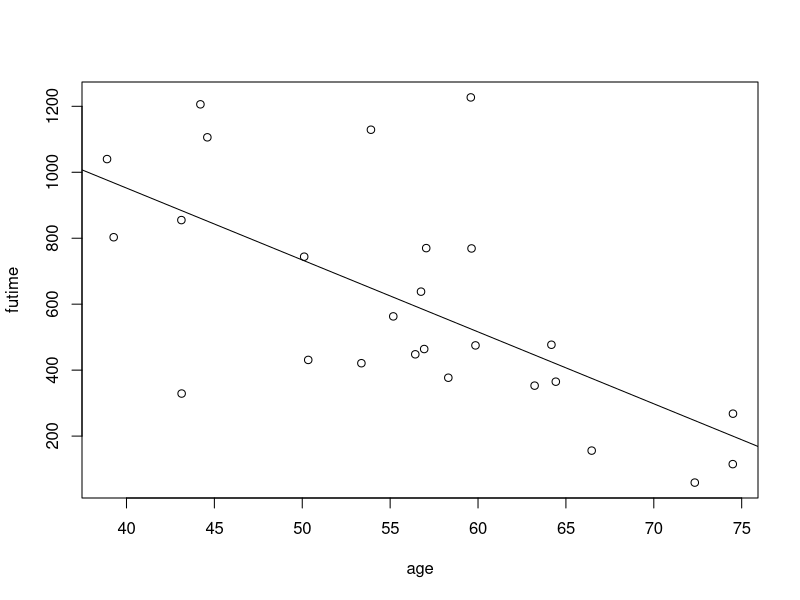
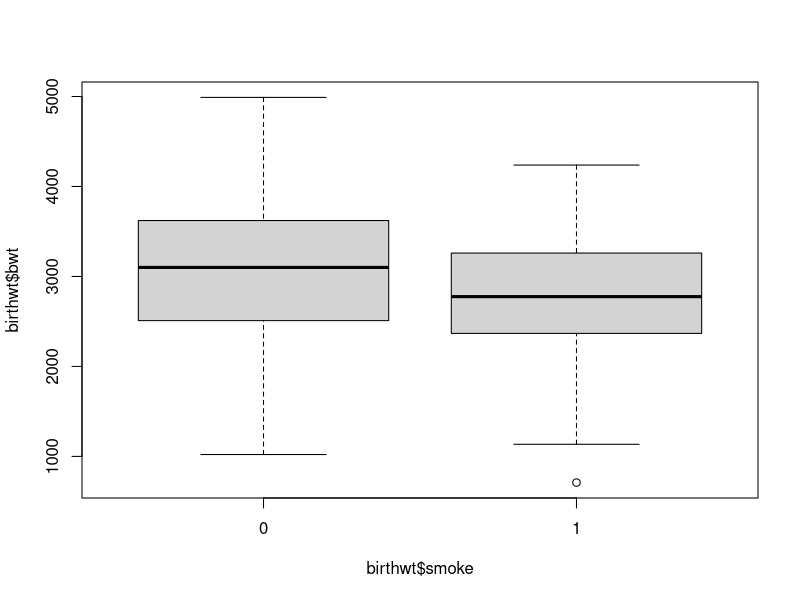
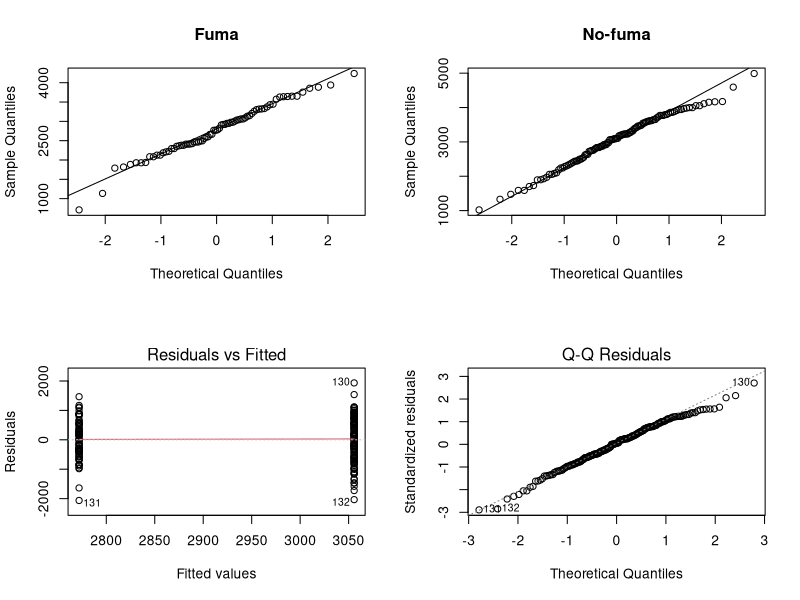
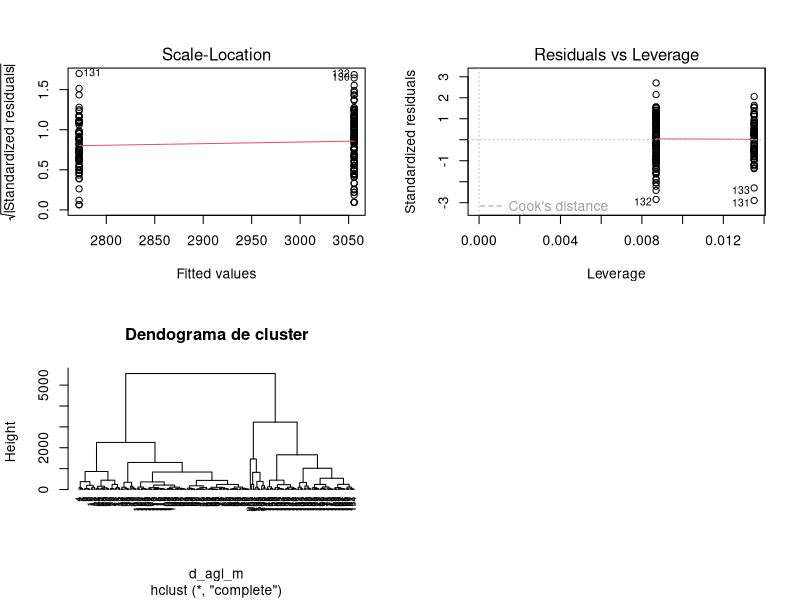

R code for these plots, in order:
## ---- chunk 1
library(survival)
data(ovarian)
head(ovarian)
## ---- chunk 2
#vemos la correlación que hay entre las variables
cor(x=ovarian, method="pearson")
## ---- chunk 3
#calculamos el coeficiente de correlación entre estas dos variables
cor(ovarian[,c("age","futime")], use = "complete")
## ---- chunk 4
#Generamos el modelo lineal correspondiente a la estimación por mínimos cuadrados
regre_lineal1 <- lm(futime~age, data=ovarian)
summary(regre_lineal1)
## ---- chunk 5
lm(formula = futime ~ age, data = ovarian)
## ---- chunk 6
#Realizamos la recta de minimos cuadrados
plot(ovarian$age, ovarian$futime, xlab="age", ylab="futime")
abline(regre_lineal1)
## ---- chunk 7
#vemos la correlación que hay entre las variables
cor(x=ovarian, method="pearson")
## ---- chunk 8
#Generamos el modelo de regrasión múltiple
mrm_ovarian <- lm(ovarian$futime
                  ~ovarian$fustat+ovarian$age+ovarian$resid.ds+ovarian$rx+
                    ovarian$ecog.ps,data=ovarian)
summary(mrm_ovarian)
## ---- chunk 9
step(object=mrm_ovarian, direction = "both", trace=1)
## ---- chunk 10
#Ejecutamos de nuevo el modelo
mrm_ovarian_predictores <- (lm(formula=ovarian$futime~ovarian$fustat+                                             ovarian$age+ovarian$rx+ovarian$ecog.ps, 
                               data = ovarian))
summary(mrm_ovarian_predictores)
## ---- chunk 11
library(MASS)
data("birthwt")
head(birthwt)
## ---- chunk 12
#creamos los vectores con los datos que queremos estudiar
fuma <- c(birthwt$smoke)
peso <- c(birthwt$bwt)
#definimos el conjunto de datos
df_birthwt_fuma <- data.frame(fuma, peso)
head(df_birthwt_fuma)
#numero de observaciones por grupo
table(df_birthwt_fuma$fuma)


## ---- chunk 13
#Media de los pesos por raza
aggregate(peso~fuma, data = df_birthwt_fuma, FUN = mean)

#Lo representamos graficamente para ver si existen asimetrias
#puntos atípicos u otras diferencias
boxplot(birthwt$bwt~birthwt$smoke, data = birthwt, id.method="y")

## ---- chunk 14
par(mfrow=c(2,2))
qqnorm(df_birthwt_fuma[df_birthwt_fuma$fuma==1,"peso"],main="Fuma")
qqline(df_birthwt_fuma[df_birthwt_fuma$fuma==1,"peso"])
qqnorm(df_birthwt_fuma[df_birthwt_fuma$fuma==0,"peso"],main="No-fuma")
qqline(df_birthwt_fuma[df_birthwt_fuma$fuma==0,"peso"])
## ---- chunk 15
#Estudio de la normalidad, Test Kolmogorov-Smirnov
require(nortest)
by(data=df_birthwt_fuma, INDICES = 
     df_birthwt_fuma$fuma, FUN = function(x){lillie.test(x$peso)})
## ---- chunk 16
#Test Fligner-Killen para evaluar homocedasticidad
fligner.test(df_birthwt_fuma$fuma~df_birthwt_fuma$peso)



## ---- chunk 17
#Análisis de ANOVA

anova_birthwt <- 
  aov(df_birthwt_fuma$peso~df_birthwt_fuma$fuma, data=df_birthwt_fuma)
summary(anova_birthwt)
plot(anova_birthwt)
## ---- chunk 18
#Agrupamiento jerárquico aglomerativo. Cada observación es un clúster que se va a ir organizando hasta converger en una única rama central.
library(MASS)
library(cluster)
data_melanoma <- Melanoma

#Epecificamos los valores de distancia
d_agl_m <- dist(data_melanoma, method = "euclidean")
#Calculamos el cluster jerarquico
cluster_j_agl_m <- hclust(d_agl_m, method = "complete")
#representamos el dendograma
plot(cluster_j_agl_m, cex=0.6, hang=-1, main="Dendograma de cluster")
        
        
        
        
        
